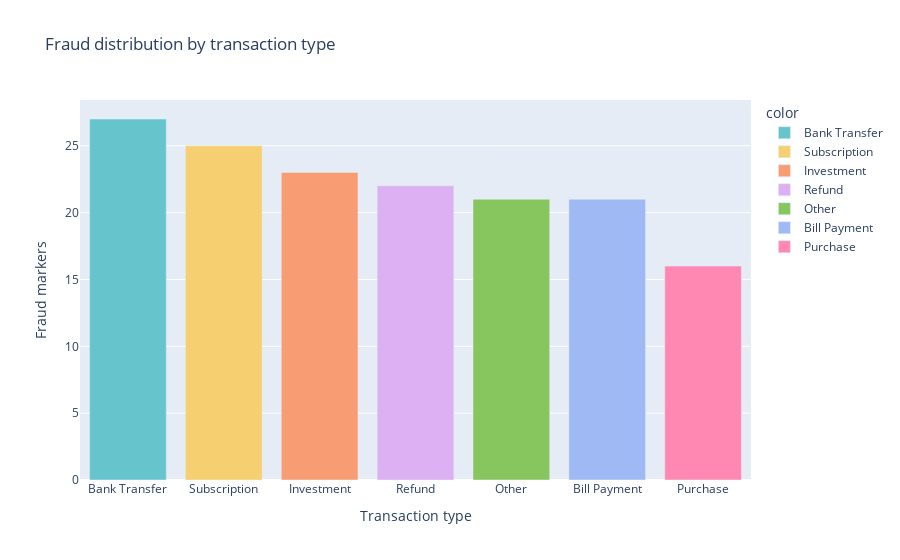

Here is the notebook cell this chart was saved with:
### Markdown cell above
- Visualising different features basis the fraud occurences as a subplot

### Code cell
import plotly.express as px

#plot 1: Fraud distribution by transaction type
fig = px.bar(x=fraud['Transaction_Type'].value_counts().index,
             y= fraud['Transaction_Type'].value_counts().values,
             color=fraud['Transaction_Type'].value_counts().index,
             title = "Fraud distribution by transaction type",
             labels = {'x': 'Transaction type', 'y': 'Fraud markers'},
             color_discrete_sequence= px.colors.qualitative.Pastel)
fig.update_layout(xaxis={'categoryorder': 'total descending'})
fig.show()

### Figure 1 — Plotly figure (JSON) as saved in the notebook; plotly's stock layout.template omitted (floating-point values rounded to 4 significant figures)
{"data": [{"alignmentgroup": "True", "hovertemplate": "color=Bank Transfer<br>Transaction type=%{x}<br>Fraud markers=%{y}<extra></extra>", "legendgroup": "Bank Transfer", "marker": {"color": "rgb(102, 197, 204)", "pattern": {"shape": ""}}, "name": "Bank Transfer", "offsetgroup": "Bank Transfer", "orientation": "v", "showlegend": true, "textposition": "auto", "type": "bar", "x": ["Bank Transfer"], "xaxis": "x", "y": [27], "yaxis": "y"}, {"alignmentgroup": "True", "hovertemplate": "color=Subscription<br>Transaction type=%{x}<br>Fraud markers=%{y}<extra></extra>", "legendgroup": "Subscription", "marker": {"color": "rgb(246, 207, 113)", "pattern": {"shape": ""}}, "name": "Subscription", "offsetgroup": "Subscription", "orientation": "v", "showlegend": true, "textposition": "auto", "type": "bar", "x": ["Subscription"], "xaxis": "x", "y": [25], "yaxis": "y"}, {"alignmentgroup": "True", "hovertemplate": "color=Investment<br>Transaction type=%{x}<br>Fraud markers=%{y}<extra></extra>", "legendgroup": "Investment", "marker": {"color": "rgb(248, 156, 116)", "pattern": {"shape": ""}}, "name": "Investment", "offsetgroup": "Investment", "orientation": "v", "showlegend": true, "textposition": "auto", "type": "bar", "x": ["Investment"], "xaxis": "x", "y": [23], "yaxis": "y"}, {"alignmentgroup": "True", "hovertemplate": "color=Refund<br>Transaction type=%{x}<br>Fraud markers=%{y}<extra></extra>", "legendgroup": "Refund", "marker": {"color": "rgb(220, 176, 242)", "pattern": {"shape": ""}}, "name": "Refund", "offsetgroup": "Refund", "orientation": "v", "showlegend": true, "textposition": "auto", "type": "bar", "x": ["Refund"], "xaxis": "x", "y": [22], "yaxis": "y"}, {"alignmentgroup": "True", "hovertemplate": "color=Other<br>Transaction type=%{x}<br>Fraud markers=%{y}<extra></extra>", "legendgroup": "Other", "marker": {"color": "rgb(135, 197, 95)", "pattern": {"shape": ""}}, "name": "Other", "offsetgroup": "Other", "orientation": "v", "showlegend": true, "textposition": "auto", "type": "bar", "x": ["Other"], "xaxis": "x", "y": [21], "yaxis": "y"}, {"alignmentgroup": "True", "hovertemplate": "color=Bill Payment<br>Transaction type=%{x}<br>Fraud markers=%{y}<extra></extra>", "legendgroup": "Bill Payment", "marker": {"color": "rgb(158, 185, 243)", "pattern": {"shape": ""}}, "name": "Bill Payment", "offsetgroup": "Bill Payment", "orientation": "v", "showlegend": true, "textposition": "auto", "type": "bar", "x": ["Bill Payment"], "xaxis": "x", "y": [21], "yaxis": "y"}, {"alignmentgroup": "True", "hovertemplate": "color=Purchase<br>Transaction type=%{x}<br>Fraud markers=%{y}<extra></extra>", "legendgroup": "Purchase", "marker": {"color": "rgb(254, 136, 177)", "pattern": {"shape": ""}}, "name": "Purchase", "offsetgroup": "Purchase", "orientation": "v", "showlegend": true, "textposition": "auto", "type": "bar", "x": ["Purchase"], "xaxis": "x", "y": [16], "yaxis": "y"}], "layout": {"barmode": "relative", "legend": {"title": {"text": "color"}, "tracegroupgap": 0}, "title": {"text": "Fraud distribution by transaction type"}, "xaxis": {"anchor": "y", "categoryorder": "total descending", "domain": [0, 1], "title": {"text": "Transaction type"}}, "yaxis": {"anchor": "x", "domain": [0, 1], "title": {"text": "Fraud markers"}}}}
